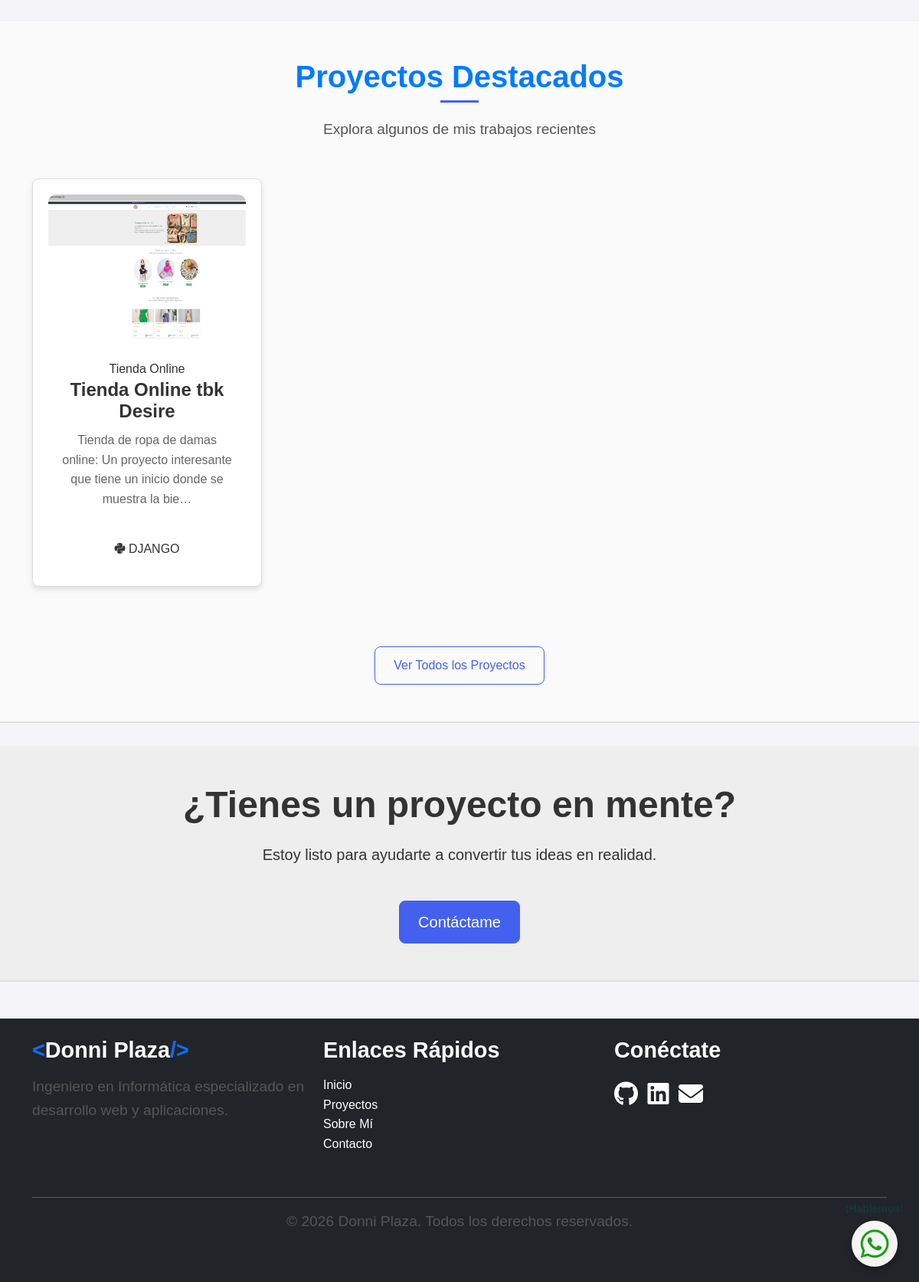
The app's page / (lower part), older data.
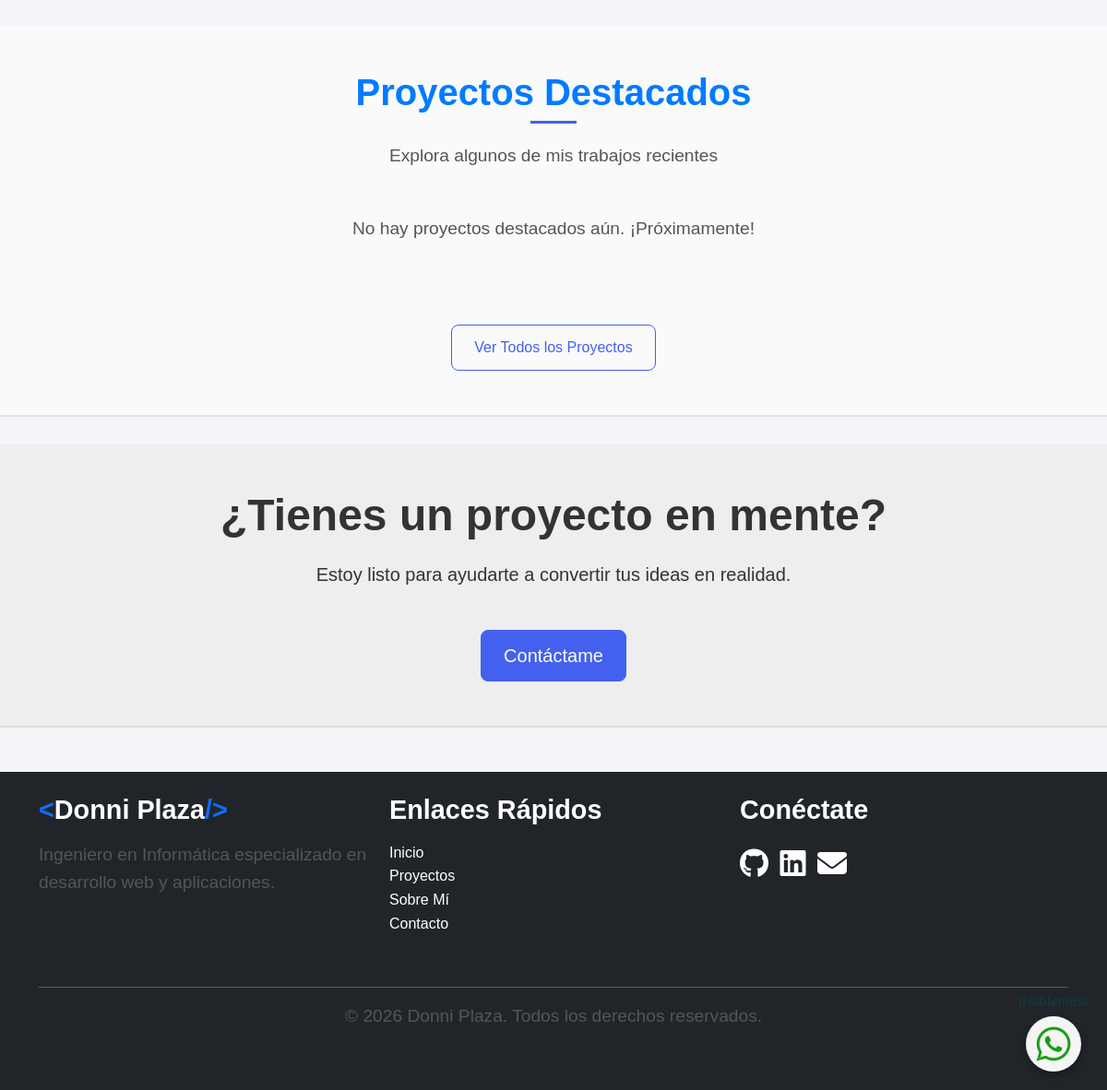
The same page, newer data.
### web/models.py (models this page shows, shortened)
class Proyecto(models.Model):
    titulo = models.CharField(max_length=200)
    slug = models.SlugField(unique=True, blank=True)
    descripcion = models.TextField()
    imagen_principal = models.ImageField(upload_to='proyectos/')
    categoria = models.ForeignKey(Categoria, on_delete=models.CASCADE, related_name='proyectos')
    tecnologias = models.ManyToManyField(Tecnologia, related_name='proyectos')
    url_github = models.URLField(blank=True, null=True)
    url_demo = models.URLField(blank=True, null=True)
    destacado = models.BooleanField(default=False)
    fecha_creacion = models.DateField()
    fecha_publicacion = models.DateTimeField(auto_now_add=True)

class Categoria(models.Model):
    nombre = models.CharField(max_length=100)
    slug = models.SlugField(unique=True, blank=True)
    class Meta:
        verbose_name_plural = "Categorías"

class Tecnologia(models.Model):
    nombre = models.CharField(max_length=50)
    icono = models.CharField(max_length=50, help_text="Nombre de la clase de Font Awesome (ej: 'fa-python')")
    class Meta:
        verbose_name_plural = "Tecnologías"

### web/views.py (the view)
# urls.py: path('', views.HomeView.as_view(), name='home'),
class HomeView(ListView):
    model = Proyecto
    template_name = 'home.html'
    context_object_name = 'proyectos_destacados'
    def get_queryset(self):
        return Proyecto.objects.filter(destacado=True).order_by('-fecha_publicacion')[:3]
    def get_context_data(self, **kwargs):
        context = super().get_context_data(**kwargs)
        context['categorias'] = Categoria.objects.all()
        context['tecnologias'] = Tecnologia.objects.all()
        return context

### web/templates/home.html (shortened to what this page needs)
{% extends 'base.html' %}
{% load static %}
{% block content %}
<section class="projects-section py-5">
    <div class="container">
        <div class="section-title text-center mb-5" data-aos="fade-up">
            <h2>Proyectos Destacados</h2>
            <p>Explora algunos de mis trabajos recientes</p>
        </div>
        <div class="row g-4">
            {% for proyecto in proyectos_destacados %}
            <div class="col-md-4" data-aos="fade-up" data-aos-delay="{{ forloop.counter|add:100 }}">
                <div class="project-card">
                    <div class="project-img">
                        <img src="{{ proyecto.imagen_principal.url }}" alt="{{ proyecto.titulo }}" class="img-fluid">
                    </div>
                    <div class="project-info">
                        <span class="category">{{ proyecto.categoria.nombre }}</span>
                        <h3><a href="{% url 'proyecto_detalle' proyecto.slug %}">{{ proyecto.titulo }}</a></h3>
                        <p>{{ proyecto.descripcion|truncatechars:100 }}</p>
                        <div class="tech-tags">
                            {% for tech in proyecto.tecnologias.all|slice:":3" %}
                            <span class="tech-tag"><i class="fab {{ tech.icono }}"></i> {{ tech.nombre }}</span>
                            {% endfor %}
                        </div>
                    </div>
                </div>
            </div>
            {% empty %}
            <div class="col-12 text-center">
                <p>No hay proyectos destacados aún. ¡Próximamente!</p>
            </div>
            {% endfor %}
        </div>
        <div class="text-center mt-5" data-aos="fade-up">
            <a href="{% url 'proyectos' %}" class="btn btn-outline-primary">Ver Todos los Proyectos</a>
        </div>
    </div>
</section>
<section class="cta-section py-5">
    <div class="container">
        <div class="cta-content text-center" data-aos="zoom-in">
            <h2>¿Tienes un proyecto en mente?</h2>
            <p class="lead mb-4">Estoy listo para ayudarte a convertir tus ideas en realidad.</p>
            <a href="{% url 'contacto' %}" class="btn btn-primary btn-lg">Contáctame</a>
        </div>
    </div>
</section>
{% endblock %}

Row changes from the older to the newer data that the page shows:
removed Proyecto: imagen_principal (picture), categoria.nombre "Tienda Online", titulo "Tienda Online tbk Desire", descripcion "Tienda de ropa de damas online: Un proyecto interesante que tiene un inicio donde se muestra la bie…"
no longer on this page (row unchanged): Tecnologia: nombre "DJANGO"
Text that changed along with them:
text now shown: "No hay proyectos destacados aún. ¡Próximamente!"
